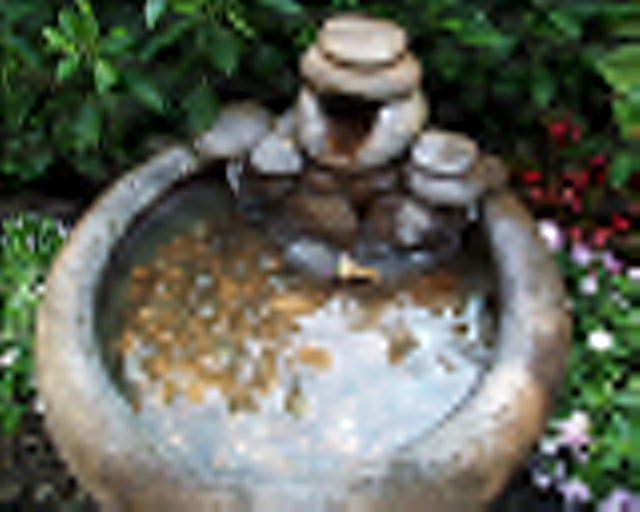
%> input picture Blind Image Quality Assessment using a Combination of Statistical Features and CNN Source Code/Score_Prediction/img1.bmp, 640 x 512 px
$ octave --eval "result = dataSetFeat('img1.bmp');"   (GNU Octave 9; MATLAB toolbox functions it lacks are replaced by stand-ins)
%> lines starting %> are read from the running program, lines starting %| are printed output that depends on the picture
%> in dataSetFeat, imDis is the input picture: size 512x640x3 uint8; mean R, G, B 97.1, 102.3, 88.6
### Blind Image Quality Assessment using a Combination of Statistical Features and CNN Source Code/Score_Prediction/computefeatures.m
function  feat = computefeatures(im,mu_prisparam,cov_prisparam,principleVectors,meanOfSampleData)

blocksizerow    = 500;
blocksizecol    = 500;
blockrowoverlap = 0;
blockcoloverlap = 0;
sigmaForGauDerivative = 1.66;
KforLog = 0.00001;
normalizedWidth = 524;
minWaveLength = 2.4;
sigmaOnf = 0.55;
mult = 1.31;
dThetaOnSigma = 1.10;
scaleFactorForLoG = 0.87;
scaleFactorForGaussianDer = 0.28;
sigmaForDownsample = 0.9;

infConst = 10000;
nanConst = 2000;

window = fspecial('gaussian',5,5/6);
window = window/sum(sum(window));

im = imresize(im, [normalizedWidth normalizedWidth]);
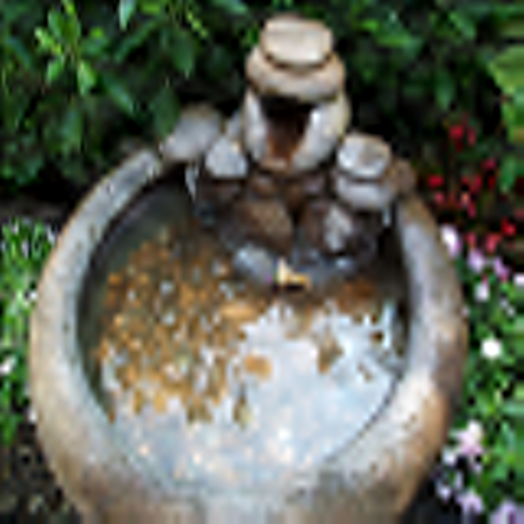
%> im: size 524x524x3 uint8; mean R, G, B 97.1, 102.3, 88.6
% ---------------------------------------------------------------
%Number of features, 234 features at each scale
featnum = 234;
%----------------------------------------------------------------
%Compute features
imColor = double(im);

O1 = 0.3*imColor(:,:,1) + 0.04*imColor(:,:,2) - 0.35*imColor(:,:,3);
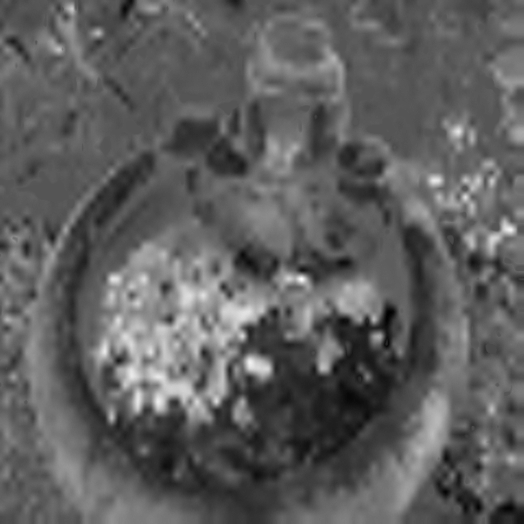
%> O1: size 524x524 double; min -19.85, max 39.44, mean 2.2; drawn with min black and max white
O2 = 0.34*imColor(:,:,1) - 0.6*imColor(:,:,2) + 0.17*imColor(:,:,3);
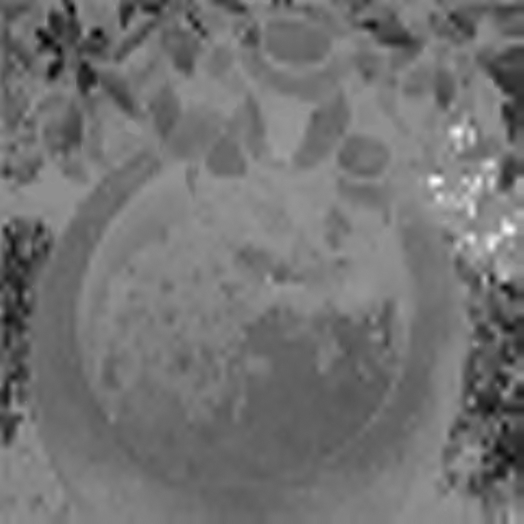
%> O2: size 524x524 double; min -66.87, max 51.55, mean -13.3; drawn with min black and max white
O3 = 0.06*imColor(:,:,1) + 0.63*imColor(:,:,2) + 0.27*imColor(:,:,3);

RChannel = imColor(:,:,1);
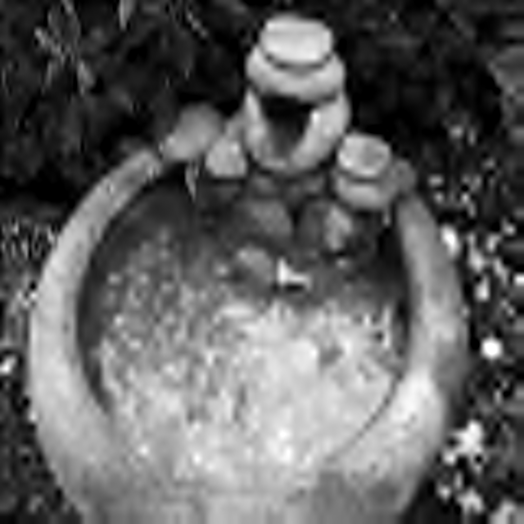
%> RChannel: size 524x524 double; min 0, max 255, mean 97.1
GChannel = imColor(:,:,2);
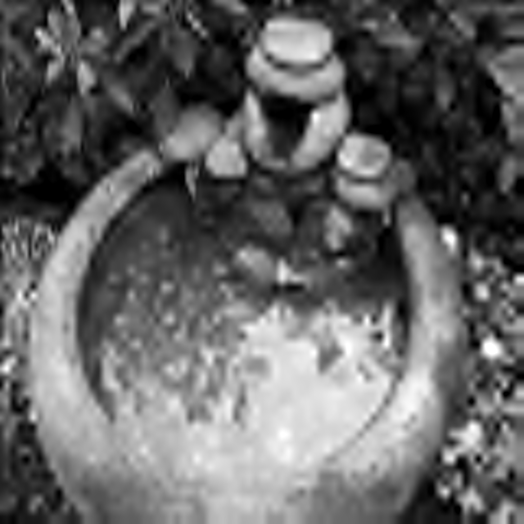
%> GChannel: size 524x524 double; min 0, max 255, mean 102.3
BChannel = imColor(:,:,3);
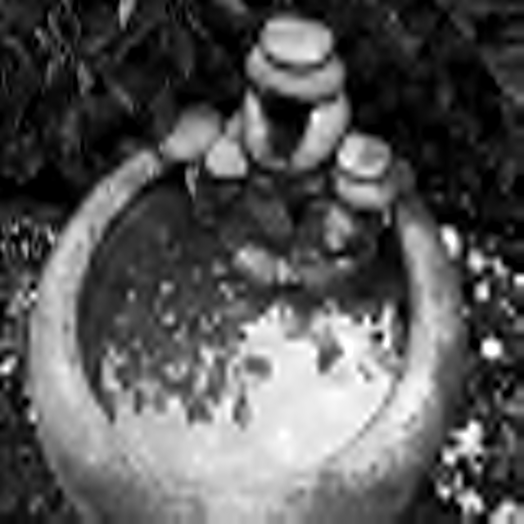
%> BChannel: size 524x524 double; min 0, max 255, mean 88.6

[row, col] = size(O3);
%> row = 524; col = 524
block_rownum = floor(row/blocksizerow);
%> block_rownum = 1
block_colnum = floor(col/blocksizecol);
%> block_colnum = 1
O1 = O1(1:block_rownum*blocksizerow,1:block_colnum*blocksizecol);
O2 = O2(1:block_rownum*blocksizerow,1:block_colnum*blocksizecol);
O3 = O3(1:block_rownum*blocksizerow,1:block_colnum*blocksizecol);
RChannel = RChannel(1:block_rownum*blocksizerow,1:block_colnum*blocksizecol);
GChannel = GChannel(1:block_rownum*blocksizerow,1:block_colnum*blocksizecol);
BChannel = BChannel(1:block_rownum*blocksizerow,1:block_colnum*blocksizecol);

feat = [];

for itr_scale = 1:1
    mu  = imfilter(O3,window,'replicate');
    mu_sq  = mu.*mu;
    sigma = sqrt(abs(imfilter(O3.*O3,window,'replicate') - mu_sq));
    structdis = (O3-mu)./(sigma+1);

    [dx, dy] = gauDerivative(sigmaForGauDerivative/(itr_scale^scaleFactorForGaussianDer));
    compRes = conv2(O1, dx + 1i*dy, 'same');
    IxO1 = real(compRes);
    IyO1 = imag(compRes);
    GMO1 = sqrt(IxO1.^2 + IyO1.^2) + eps;

    compRes = conv2(O2, dx + 1i*dy, 'same');
    IxO2 = real(compRes);
    IyO2 = imag(compRes);
    GMO2 = sqrt(IxO2.^2 + IyO2.^2) + eps;

    compRes = conv2(O3, dx + 1i*dy, 'same');
    IxO3 = real(compRes);
    IyO3 = imag(compRes);
    GMO3 = sqrt(IxO3.^2 + IyO3.^2) + eps;


        logR = log(RChannel + KforLog);
        logG = log(GChannel + KforLog);
        logB = log(BChannel + KforLog);
        logRMS = logR - mean2(logR);
        logGMS = logG - mean2(logG);
        logBMS = logB - mean2(logB);

        Intensity = (logRMS + logGMS + logBMS) / sqrt(3);
        BY = (logRMS + logGMS - 2 * logBMS) / sqrt(6);
        RG = (logRMS - logGMS) / sqrt(2);


    compositeMat = zeros(size(structdis,1),size(structdis,2),109);
    compositeMat(:,:,1) = structdis;
    compositeMat(:,:,2) = GMO1;
    compositeMat(:,:,3) = GMO2;
    compositeMat(:,:,4) = GMO3;
    compositeMat(:,:,5) = Intensity;
    compositeMat(:,:,6) = BY;
    compositeMat(:,:,7) = RG;
    compositeMat(:,:,8) = IxO1;
    compositeMat(:,:,9) = IyO1;
    compositeMat(:,:,10) = IxO2;
    compositeMat(:,:,11) = IyO2;
    compositeMat(:,:,12) = IxO3;
    compositeMat(:,:,13) = IyO3;

        [rows,cols] = size(O3);
        LGFilters = logGabors(rows,cols,minWaveLength/(itr_scale^scaleFactorForLoG),sigmaOnf,mult,dThetaOnSigma);
        fftIm = fft2(O3);
        logResponse = zeros(rows,cols,24);
        partialDer = zeros(rows,cols,48);
        GM = zeros(rows,cols,24);
        for scaleIndex = 1:3
            for oriIndex = 1:4
                    response = ifft2(LGFilters{scaleIndex,oriIndex}.*fftIm);
                    realRes = real(response);
                    imagRes = imag(response);

                    compRes = conv2(realRes, dx + 1i*dy, 'same');
                    partialXReal = real(compRes);
                    partialYReal = imag(compRes);
                    realGM = sqrt(partialXReal.^2 + partialYReal.^2) + eps;
                    compRes = conv2(imagRes, dx + 1i*dy, 'same');
                    partialXImag = real(compRes);
                    partialYImag = imag(compRes);
                    imagGM = sqrt(partialXImag.^2 + partialYImag.^2) + eps;
                    logResponse(:,:,(scaleIndex-1)*8 + (oriIndex-1) * 2 + 1) = realRes;
                    logResponse(:,:,(scaleIndex-1)*8 + (oriIndex-1) * 2 + 2) = imagRes;

                    partialDer(:,:,(scaleIndex-1)*16 + (oriIndex-1) * 4 + 1) = partialXReal;
                    partialDer(:,:,(scaleIndex-1)*16 + (oriIndex-1) * 4 + 2) = partialYReal;
                    partialDer(:,:,(scaleIndex-1)*16 + (oriIndex-1) * 4 + 3) = partialXImag;
                    partialDer(:,:,(scaleIndex-1)*16 + (oriIndex-1) * 4 + 4) = partialYImag;

                    GM(:,:,(scaleIndex-1)*8 + (oriIndex-1) * 2 + 1) = realGM;
                    GM(:,:,(scaleIndex-1)*8 + (oriIndex-1) * 2 + 2) = imagGM;
            end
        end
    compositeMat(:,:,14:37) = logResponse;
    compositeMat(:,:,38:85) = partialDer;
    compositeMat(:,:,86:109) = GM;
    feat_scale = blockproc(compositeMat,[blocksizerow/itr_scale blocksizecol/itr_scale],@computefeature,...
                               'BorderSize', [blockrowoverlap/itr_scale blockcoloverlap/itr_scale],...
                               'PadMethod','symmetric','UseParallel',1,'TrimBorder',0);
    feat_scale = reshape(feat_scale,[featnum size(feat_scale,1)*size(feat_scale,2)/featnum]);
    feat_scale = feat_scale';
     feat = [feat feat_scale];
        gauForDS = fspecial('gaussian',ceil(6*sigmaForDownsample),sigmaForDownsample);
        filterResult = imfilter(O1,gauForDS,'replicate');
        O1 = filterResult(1:2:end,1:2:end);
        filterResult = imfilter(O2,gauForDS,'replicate');
        O2 = filterResult(1:2:end,1:2:end);
        filterResult = imfilter(O3,gauForDS,'replicate');
        O3 = filterResult(1:2:end,1:2:end);

        filterResult = imfilter(RChannel,gauForDS,'replicate');
        RChannel = filterResult(1:2:end,1:2:end);
        filterResult = imfilter(GChannel,gauForDS,'replicate');
        GChannel = filterResult(1:2:end,1:2:end);
        filterResult = imfilter(BChannel,gauForDS,'replicate');
        BChannel = filterResult(1:2:end,1:2:end);
end
%> this loop made 1 pass
%> pass 1, in computefeature, `MSCN = data(:,:,1);`:
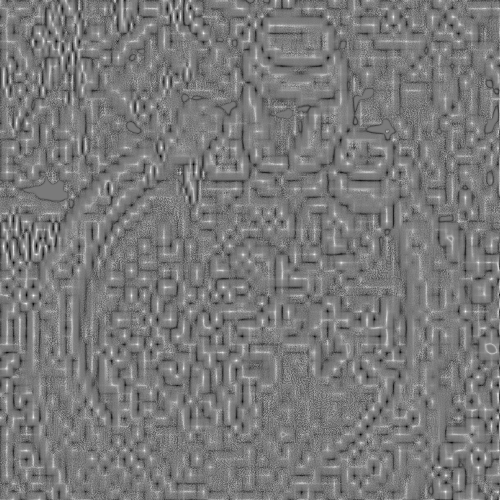
%> MSCN: size 500x500 double; min -0.979, max 1.06, mean -0.00332; drawn with min black and max white
%> after the loop, feat = 234 values, max 237.4 at index 23, min -3.56e-13 at index 25, mean 3.16
% [33 lines of commented-out code are left out]

### Blind Image Quality Assessment using a Combination of Statistical Features and CNN Source Code/Score_Prediction/computefeature.m
function feat = computefeature(structdis)
data = structdis.data;
feat = [];

MSCN = data(:,:,1);
[alpha, betal, betar] = estimateaggdparam(MSCN(:));
feat = [feat;alpha;(betal+betar)/2];

shifts = [0 1;1 0;1 1;1 -1];

%another 16 parameters
for itr_shift =1:4
    shifted_MSCN = circshift(MSCN,shifts(itr_shift,:));
    pair = MSCN(:).*shifted_MSCN(:);
    [alpha, betal, betar]  = estimateaggdparam(pair);
    meanparam = (betar-betal)*(gamma(2/alpha)/gamma(1/alpha));
    feat = [feat;alpha;meanparam;betal;betar];
end

%next, we extract the Weibull parameters
for index = 2:4
    currentRes = data(:,:,index);
    phat1 = wblfit(currentRes(:));
    feat = [feat;phat1'];
end

for index = 5:7
    currentRes = data(:,:,index);
    mu = mean2(currentRes(:));
    sigmaSquare = var(currentRes(:));
    feat = [feat;mu;sigmaSquare];
end

for index = 8:85
    currentRes = data(:,:,index);
    [alpha, betal, betar] = estimateaggdparam(currentRes(:));
    feat = [feat;alpha;(betal+betar)/2];
end

for index = 86:109
    currentRes = data(:,:,index);
    phat1 = wblfit(currentRes(:));
    feat = [feat;phat1'];
end

### Blind Image Quality Assessment using a Combination of Statistical Features and CNN Source Code/Score_Prediction/estimateaggdparam.m
function [alpha, betal, betar] = estimateaggdparam(vec)


gam   = 0.2:0.001:10;
r_gam = ((gamma(2./gam)).^2)./(gamma(1./gam).*gamma(3./gam));


leftstd            = sqrt(mean((vec(vec<0)).^2));
rightstd           = sqrt(mean((vec(vec>0)).^2));

gammahat           = leftstd/rightstd;
rhat               = (mean(abs(vec)))^2/mean((vec).^2);
rhatnorm           = (rhat*(gammahat^3 +1)*(gammahat+1))/((gammahat^2 +1)^2);
[~, array_position] = min((r_gam - rhatnorm).^2);
alpha              = gam(array_position);

betal              = leftstd *sqrt(gamma(1/alpha)/gamma(3/alpha));
betar              = rightstd*sqrt(gamma(1/alpha)/gamma(3/alpha));

### Blind Image Quality Assessment using a Combination of Statistical Features and CNN Source Code/Score_Prediction/gauDerivative.m
function [gauDerX, gauDerY] = gauDerivative(sigma)

halfLength = ceil(3*sigma);
% gauDerX = zeros(halfLength*2+1, halfLength*2+1);
% gauDerY = gauDerX;
[x, y] = meshgrid(-halfLength:1:halfLength, -halfLength:1:halfLength);

gauDerX = x.* exp(-(x.^2 + y.^2)/2/sigma/sigma);
gauDerY = y.* exp(-(x.^2 + y.^2)/2/sigma/sigma);

% [7 lines of commented-out code are left out]

### Blind Image Quality Assessment using a Combination of Statistical Features and CNN Source Code/Score_Prediction/logGabors.m
%%%%%%%%%%%%%%%%%%%%%%%%%%%%%%%%%%%%%%%%%%%%%%%%%%%%%%%%%%%%%%%%%%%%%%%%%%%%%%%%%%

function filter = logGabors(rows, cols,minWaveLength, sigmaOnf,mult,dThetaOnSigma)

nscale          = 3;     % Number of wavelet scales.
norient         = 4;     % Number of filter orientations.

thetaSigma = pi/norient/dThetaOnSigma;  % Calculate the standard deviation of the
                                        % angular Gaussian function used to
                                        % construct filters in the freq. plane.
% Pre-compute some stuff to speed up filter construction

% Set up X and Y matrices with ranges normalised to +/- 0.5
% The following code adjusts things appropriately for odd and even values
% of rows and columns.
if mod(cols,2)
    xrange = [-(cols-1)/2:(cols-1)/2]/(cols-1);
else
    xrange = [-cols/2:(cols/2-1)]/cols;
end

if mod(rows,2)
    yrange = [-(rows-1)/2:(rows-1)/2]/(rows-1);
else
    yrange = [-rows/2:(rows/2-1)]/rows;
end

[x,y] = meshgrid(xrange, yrange);

radius = sqrt(x.^2 + y.^2);       % Matrix values contain *normalised* radius from centre.
theta = atan2(-y,x);              % Matrix values contain polar angle.
                                  % (note -ve y is used to give +ve
                                  % anti-clockwise angles)

radius = ifftshift(radius);       % Quadrant shift radius and theta so that filters
theta  = ifftshift(theta);        % are constructed with 0 frequency at the corners.
radius(1,1) = 1;                  % Get rid of the 0 radius value at the 0
                                  % frequency point (now at top-left corner)
                                  % so that taking the log of the radius will
                                  % not cause trouble.

sintheta = sin(theta);
costheta = cos(theta);

% Filters are constructed in terms of two components.
% 1) The radial component, which controls the frequency band that the filter
%    responds to
% 2) The angular component, which controls the orientation that the filter
%    responds to.
% The two components are multiplied together to construct the overall filter.

% Construct the radial filter components...

% First construct a low-pass filter that is as large as possible, yet falls
% away to zero at the boundaries.  All log Gabor filters are multiplied by
% this to ensure no extra frequencies at the 'corners' of the FFT are
% incorporated as this seems to upset the normalisation process when
% calculating phase congrunecy.
logGabor = cell(1,nscale);

for s = 1:nscale
    wavelength = minWaveLength*mult^(s-1);
    fo = 1.0/wavelength;                  % Centre frequency of filter.
    logGabor{s} = exp((-(log(radius/fo)).^2) / (2 * log(sigmaOnf)^2));
    logGabor{s}(1,1) = 0;                 % Set the value at the 0 frequency point of the filter
                                          % back to zero (undo the radius fudge).
end

% Then construct the angular filter components...
spread = cell(1,norient);
for o = 1:norient
  angl = (o-1)*pi/norient;           % Filter angle.

  % For each point in the filter matrix calculate the angular distance from
  % the specified filter orientation.  To overcome the angular wrap-around
  % problem sine difference and cosine difference values are first computed
  % and then the atan2 function is used to determine angular distance.

  ds = sintheta * cos(angl) - costheta * sin(angl);    % Difference in sine.
  dc = costheta * cos(angl) + sintheta * sin(angl);    % Difference in cosine.
  dtheta = abs(atan2(ds,dc));                          % Absolute angular distance.
  spread{o} = exp((-dtheta.^2) / (2 * thetaSigma^2));  % Calculate the
                                                       % angular filter component.
end

for o = 1:norient                    % For each orientation.
  for s = 1:nscale,                  % For each scale.
    filter{s,o} = logGabor{s} .* spread{o};   % Multiply radial and angular
                                         % components to get the filter.
    % Convolve image with even and odd filters returning the result in EO
%     EO{s,o} = ifft2(imagefft .* filter);
  end
end

### Blind Image Quality Assessment using a Combination of Statistical Features and CNN Source Code/Score_Prediction/dataSetFeat.m
function feat= dataSetFeat(file)
imDis=imread(file);
templateModel = load('templateModel.mat');
templateModel = templateModel.templateModel;
mu_prisparam = templateModel{1};
cov_prisparam = templateModel{2};
meanOfSampleData = templateModel{3};
principleVectors = templateModel{4};

feat = computefeatures(imDis,mu_prisparam,cov_prisparam,principleVectors,meanOfSampleData);
%> `result = dataSetFeat('img1.bmp');`: result has the same summary as feat in computefeatures
